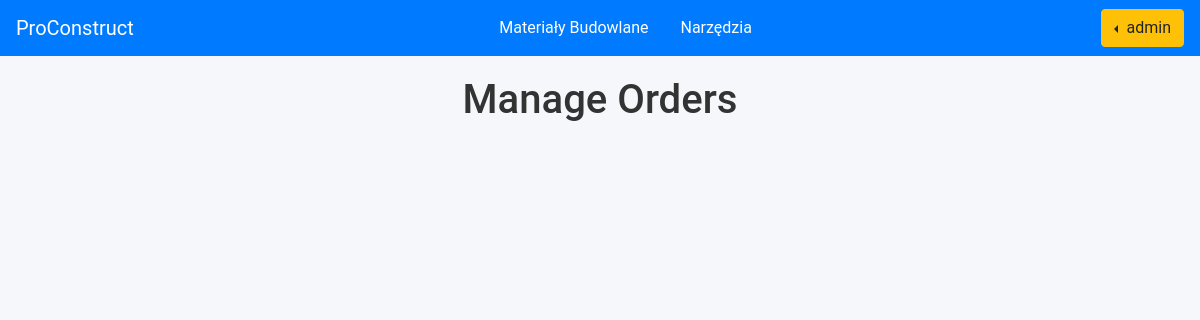
Before: /seller/orders_manage/ (signed in) with the older database file.
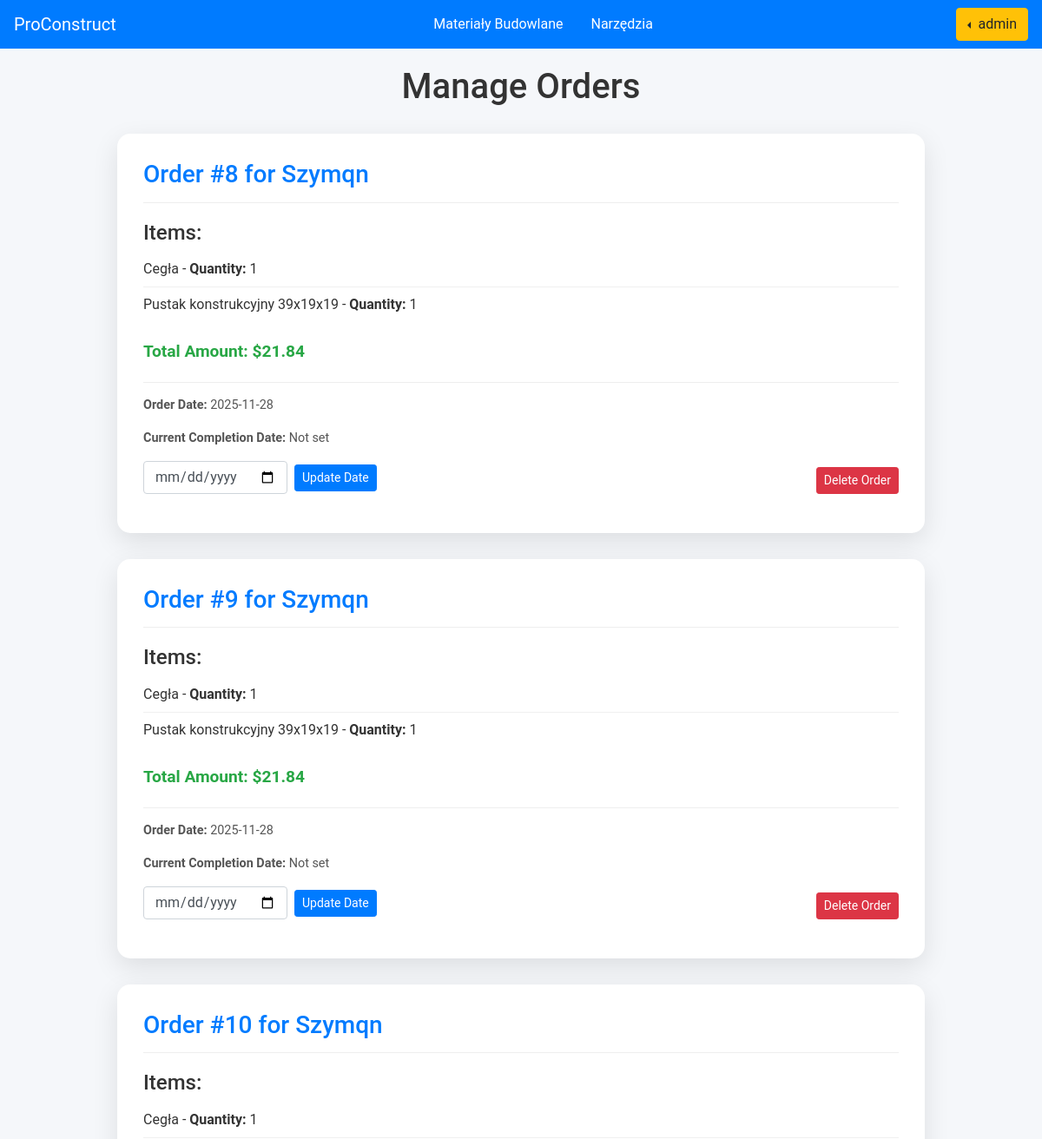
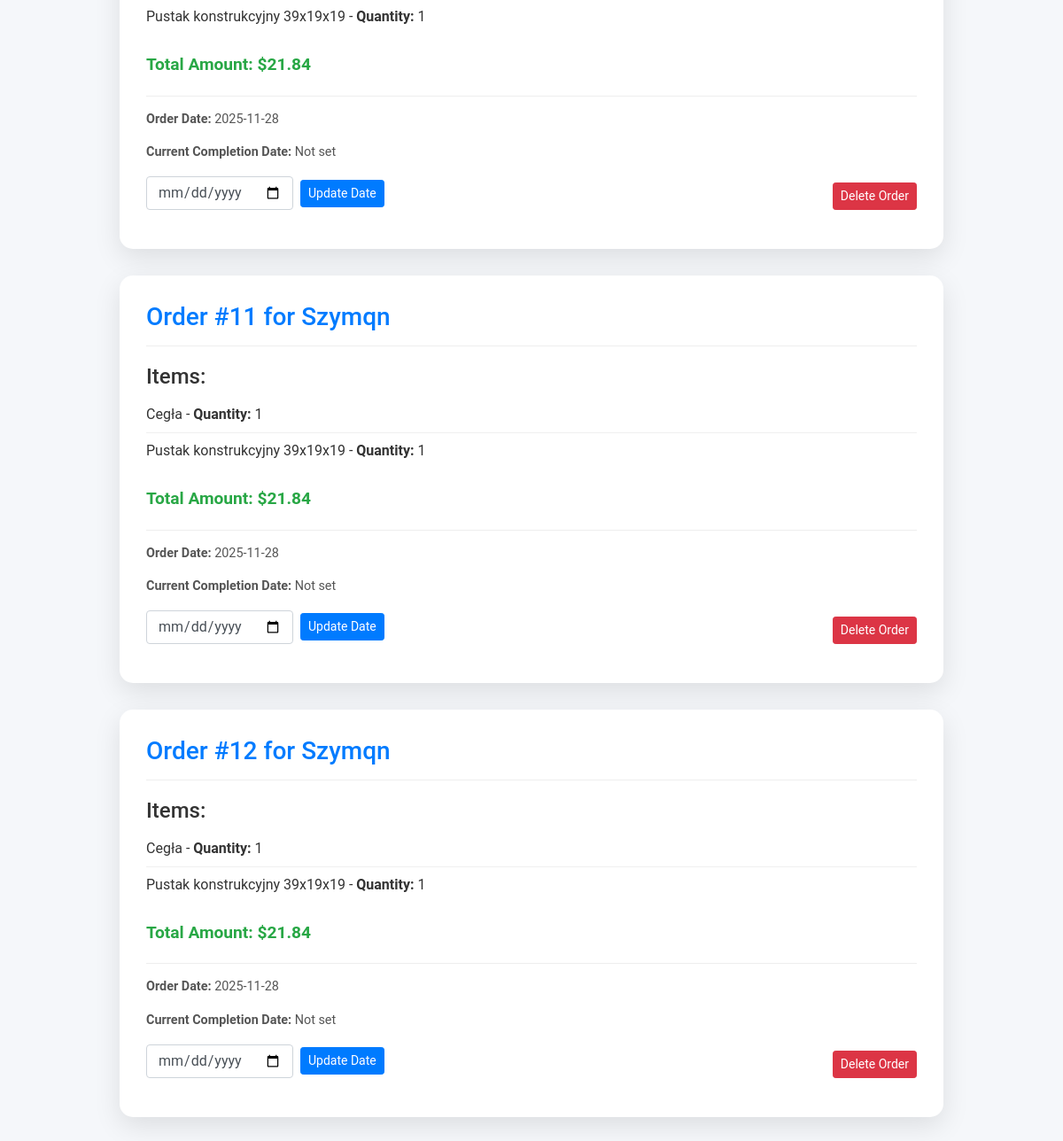
After: the same page with the newer database file (2 pictures, top to bottom).
### base/models.py (models this page shows, shortened)
class Order(models.Model):
    user = models.ForeignKey(settings.AUTH_USER_MODEL, on_delete=models.CASCADE)
    order_date = models.DateTimeField(auto_now_add=True)
    order_completion_date = models.DateTimeField(null=True, blank=True)
    def __str__(self):
        return f"Order #{self.id} for {self.user.username}"

class OrderProduct(models.Model):
    order = models.ForeignKey(Order, on_delete=models.CASCADE)
    cart_item = models.ForeignKey(CartItem, on_delete=models.CASCADE)

class CartItem(models.Model):
    cart = models.ForeignKey('Cart', on_delete=models.CASCADE, null=True, blank=True)
    product = models.ForeignKey(Product, on_delete=models.CASCADE, null=True, blank=True)
    equipment = models.ForeignKey(Equipment, on_delete=models.CASCADE, null=True, blank=True)
    product_quantity = models.PositiveIntegerField(default=1)
    equipment_quantity = models.PositiveIntegerField(default=1)

class Product(models.Model):
    name = models.CharField(max_length=100)
    description = models.TextField()
    price = models.DecimalField(max_digits=10, decimal_places=2)
    image = models.URLField()
    quantity = models.PositiveIntegerField(default=0)

### users/models.py (models this page shows, shortened)
class CustomUser(AbstractUser):
    email = models.EmailField(_('email address'), unique=True)
    USERNAME_FIELD = 'email'
    REQUIRED_FIELDS = ('username',)
    objects = CustomUserManager()

### seller/views.py (the view, shortened to what this page needs)
# urls.py: path('orders_manage/', views.orders_manage, name='orders_manage'),
@login_required()
@user_passes_test(lambda u: u.is_staff)
def orders_manage(request):
    orders = Order.objects.all()
    order_data = []
    for order in orders:
        order_products = OrderProduct.objects.filter(order=order)
        order_equipments = OrderEquipment.objects.filter(order=order)
        total_amount_products = sum(product.cart_item.product.price * product.cart_item.product_quantity for product in order_products)
        total_amount_equipments = sum(equipment.cart_item.equipment.price * equipment.cart_item.equipment_quantity for equipment in order_equipments)
        total_amount = total_amount_products + total_amount_equipments
        order_data.append({
            'order': order,
            'order_products': order_products,
            'order_equipments': order_equipments,
            'total_amount': total_amount
        })
    return render(request, 'seller/orders_manage.html', {'order_data': order_data})

### templates/seller/orders_manage.html (shortened to what this page needs)
{% include 'base/navbar.html' %}
{% load static %}
{% block extra_head %}
    <link rel="stylesheet" href="{% static 'orders.css' %}">
{% endblock %}
{% block content %}
<div class="container">
    <h1>Manage Orders</h1>
    {% for order_info in order_data %}
    <div class="order-card">
        <div class="order-card-header">
            <h2>{{ order_info.order }}</h2>
        </div>
        <div class="order-card-body">
            <h4>Items:</h4>
            <ul>
                {% for product in order_info.order_products %}
                    <li>{{ product.cart_item.product.name }} - <strong>Quantity:</strong> {{ product.cart_item.product_quantity }}</li>
                {% endfor %}
            </ul>
            <p class="total-amount">Total Amount: ${{ order_info.total_amount }}</p>
        </div>
        <div class="order-card-footer">
            <p><strong>Order Date:</strong> {{ order_info.order.order_date|date:"Y-m-d" }}</p>
            <p><strong>Current Completion Date:</strong> {{ order_info.order.order_completion_date|date:"Y-m-d"|default:"Not set" }}</p>
            <div class="d-flex justify-content-between align-items-end mt-3">
                <form method="post" action="{% url 'orders_manage' %}" class="form-inline">
                    <div class="form-group mr-2">
                        <input type="date" class="form-control" name="order_completion_date" id="completion_date_{{ order_info.order.id }}" value="{{ order_info.order.order_completion_date|date:"Y-m-d" }}">
                    </div>
                    <button type="submit" class="btn btn-primary btn-sm">Update Date</button>
                </form>
                <form method="post" action="{% url 'orders_manage' %}">
                    <button type="submit" class="btn btn-danger btn-sm">Delete Order</button>
                </form>
            </div>
        </div>
    </div>
    {% endfor %}
</div>
{% endblock %}

Changed rows visible on the page:
added Order: order "Order #8 for Szymqn", total_amount "21.84", order.order_date "2025-11-28", order.order_completion_date "Not set"
added OrderProduct: cart_item.product.name "Cegła", cart_item.product_quantity "1", shown under "Order #8 for Szymqn"
added OrderProduct: cart_item.product.name "Pustak konstrukcyjny 39x19x19", cart_item.product_quantity "1", shown under "Order #8 for Szymqn"
added Order: order "Order #9 for Szymqn", total_amount "21.84", order.order_date "2025-11-28", order.order_completion_date "Not set"
added OrderProduct: cart_item.product.name "Cegła", cart_item.product_quantity "1", shown under "Order #9 for Szymqn"
added OrderProduct: cart_item.product.name "Pustak konstrukcyjny 39x19x19", cart_item.product_quantity "1", shown under "Order #9 for Szymqn"
added Order: order "Order #10 for Szymqn", total_amount "21.84", order.order_date "2025-11-28", order.order_completion_date "Not set"
added OrderProduct: cart_item.product.name "Cegła", cart_item.product_quantity "1", shown under "Order #10 for Szymqn"
added OrderProduct: cart_item.product.name "Pustak konstrukcyjny 39x19x19", cart_item.product_quantity "1", shown under "Order #10 for Szymqn"
added Order: order "Order #11 for Szymqn", total_amount "21.84", order.order_date "2025-11-28", order.order_completion_date "Not set"
added OrderProduct: cart_item.product.name "Cegła", cart_item.product_quantity "1", shown under "Order #11 for Szymqn"
added OrderProduct: cart_item.product.name "Pustak konstrukcyjny 39x19x19", cart_item.product_quantity "1", shown under "Order #11 for Szymqn"
added Order: order "Order #12 for Szymqn", total_amount "21.84", order.order_date "2025-11-28", order.order_completion_date "Not set"
added OrderProduct: cart_item.product.name "Cegła", cart_item.product_quantity "1", shown under "Order #12 for Szymqn"
added OrderProduct: cart_item.product.name "Pustak konstrukcyjny 39x19x19", cart_item.product_quantity "1", shown under "Order #12 for Szymqn"
